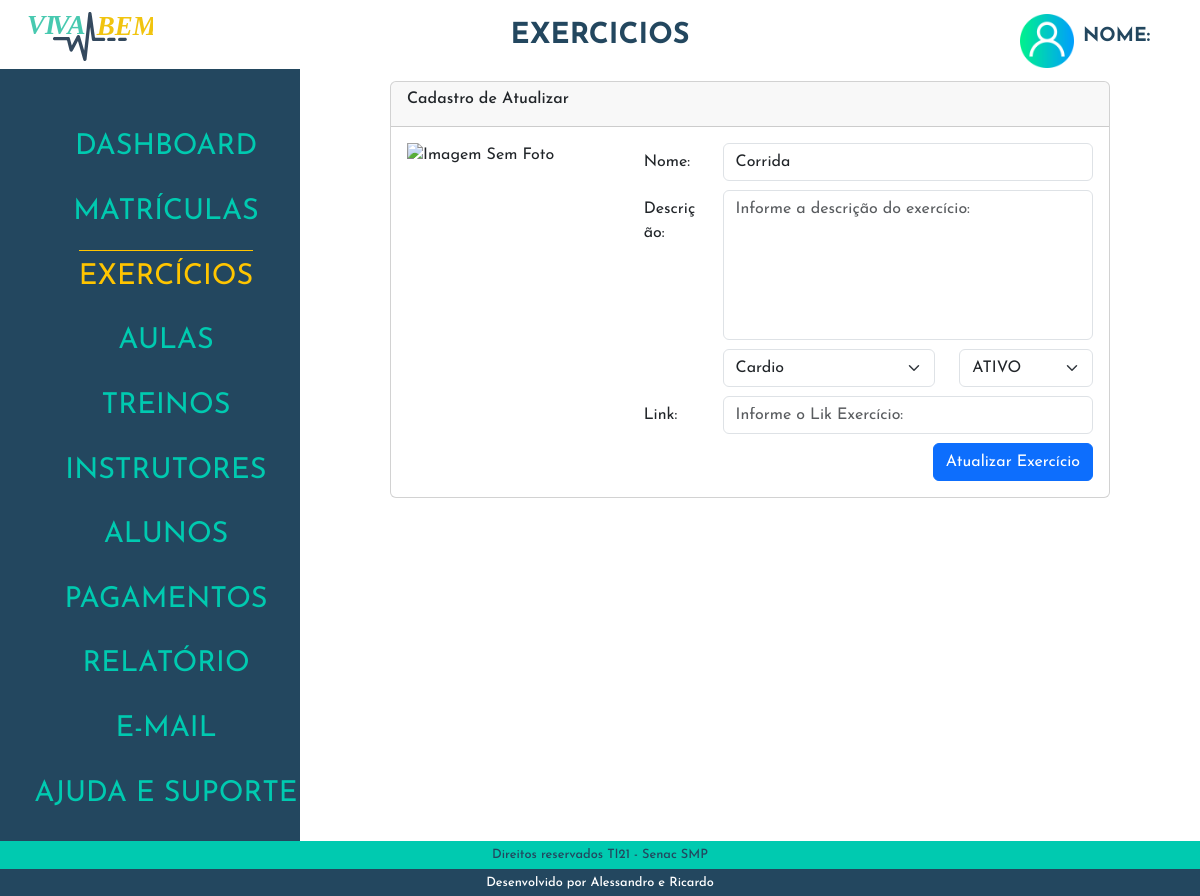
Screenshot of /admin/index.php?p=exercicios&e=atualizar&id=5 with the database file from the repository.
### tables this page shows
CREATE TABLE `tblexercicos` (
  `idExercicios` int(11) NOT NULL,
  `nomeExercicios` varchar(50) NOT NULL,
  `altExercicio` varchar(50) NOT NULL,
  `descricaoExercicios` varchar(150) NOT NULL,
  `grupoExercicios` varchar(30) NOT NULL,
  `statusExercicios` varchar(10) NOT NULL,
  `fotoExercicios` varchar(10) NOT NULL,
  `likExercicio` varchar(50) NOT NULL
);

### admin/class/exercicios.php (called while the page is built, shortened)
<?php
class ExerciciosClass {
    public $idExercicios;
    public function __construct($id = false) {
        if ($id) {
            $this->idExercicios = $id;
            $this->carregar();
        }
    }
    public function carregar() {
        $query = "SELECT * FROM tblexercicos WHERE idExercicios = " . $this->idExercicios;
        $conn = Conexao::LigarConexao();
        $resultado = $conn->query($query);
        $lista = $resultado->fetchAll();
        foreach ($lista as $linha) {
            $this->nomeExercicios = $linha['nomeExercicios'];
            $this->grupoExercicios = $linha['grupoExercicios'];
            $this->statusExercicios = $linha['statusExercicios'];
        }
    }
}
?>

### admin/exercicios/atualizar.php (the view, shortened to what this page needs)
<?php
require_once("class/exercicios.php");
$exercicio = new ExerciciosClass($id);
?>
<div class="col-md-12">
  <div class="card card-info">
    <div class="card-header">
      <h3 class="card-title"> Cadastro de Atualizar</h3>
    </div>
    <form class="form-horizontal" action="index.php?p=exercicios&e=atualizar&id=<?php echo $exercicio->idExercicios ?>" method="POST" enctype="multipart/form-data">
      <div class="card-body">
        <div class="row">
          <div class="col-md-4">
            <div class="form-group row">
              <img src="img/<?php echo $exercicio->fotoExercicio?>" alt="Imagem Sem Foto" id="imgFoto">
            </div>
          </div>
          <div class="col-md-8 form-dash">
            <div class="form-group row">
              <label for="nomeExercicios" class="col-sm-2 col-form-label">Nome:</label>
              <div class="col-sm-10">
                <input type="text" class="form-control" id="nomeExercicios" name="nomeExercicios" required="" placeholder="Informe seu nome:" value="<?php echo $exercicio->nomeExercicios; ?>">
              </div>
            </div>
            <div class="form-group row">
              <label for="descricaoExercicios" class="col-sm-2 col-form-label">Descrição:</label>
              <div class="col-sm-10">
                <textarea class="form-control" name="descricaoExercicios" id="descricaoExercicios" cols="30" rows="10" required="" placeholder="Informe a descrição do exercício:" value="<?php echo $exercicio->descricaoExercicios; ?>"></textarea>
              </div>
            </div>
            <div class="row">
              <div class="form-group col-sm-6 offset-md-2">
                <select class="form-select col-sm-2" aria-label="Default select example" name="grupoExercicios" required>
                <option value="<?php echo $exercicio->grupoExercicios?>"><?php echo $exercicio->grupoExercicios?></option>
                </select>
            </div>
              <div class="form-group col-sm-4">
              <select class="form-select col-sm-2" aria-label="Default select example" name="statusExercicios" required>
              <option value="<?php echo $exercicio->statusExercicios?>"><?php echo $exercicio->statusExercicios?></option>
                </select>
              </div>
            </div>
          <div class="form-group row">
            <label for="likExercicio" class="col-sm-2 col-form-label">Link:</label>
            <div class="col-sm-10">
              <input type="text" class="form-control" id="likExercicio" name="likExercicio" required="" placeholder="Informe o Lik Exercício:">
            </div>
          </div>
          <div class="d-grid gap-2 d-md-flex justify-content-md-end">
            <button type="submit" class="btn btn-primary">Atualizar Exercício</button>
          </div>
        </div>
      </div>
  </form>
</div>
</div>

### admin/css/estilo.css (style rules this page uses)
*, a, h1, h2, h3, h4 { font-family: 'Josefin Sans', sans-serif; font-size: 16px; }
body { display: flex; flex-direction: column; height: 100vh; }
.form-dash .row { margin-bottom: 2%; align-items: baseline; }
.form-dash textarea { height: 150px; resize: none; }

### rows the page displays
tblexercicos: nomeExercicios "Corrida", grupoExercicios "Cardio", statusExercicios "ATIVO"

### other values shown
$pagina "EXERCICIOS"
